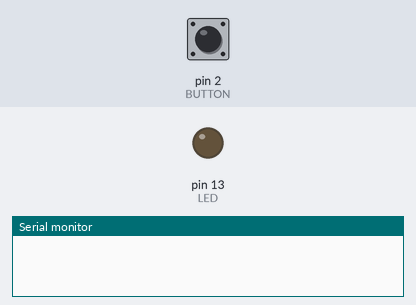
The sketch below on a simulated Arduino Uno, built with avr-gcc and run on an emulated ATmega328P. On the bench: output pins drawn as LEDs (lit = HIGH), the last lines printed to the serial monitor. Inputs (shaded band) come from the test bench; at power-on: pin 2 (BUTTON) LOW.

Above: at 1.2 s.
1.3 s: pin 2 (BUTTON) pulled HIGH for 0.15 s
At 2.0 s:
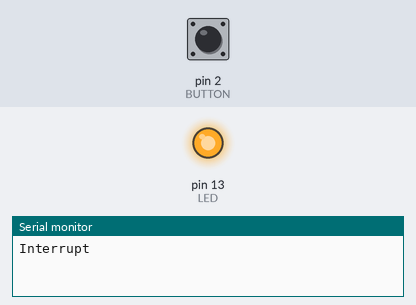
2.9 s: pin 2 (BUTTON) pulled HIGH for 1 s
At 3.2 s:
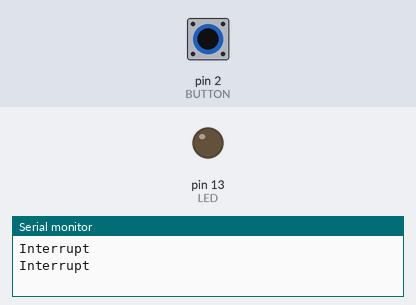
5.4 s: pin 2 (BUTTON) pulled HIGH for 3.2 s
At 6.3 s:
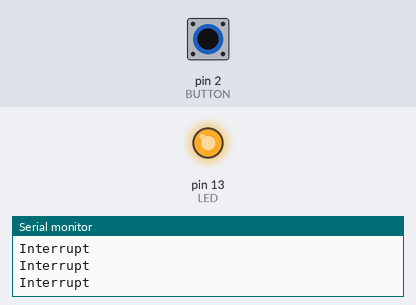
Timing chart, 0 to 8.4 s (numbered marks = the images above; inputs shaded):
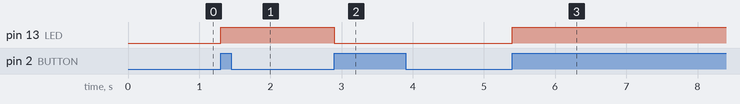

Measured:
- after the input at 1.3 s, pin 13 (LED): LOW → HIGH at once
- after the input at 2.9 s, pin 13 (LED): HIGH → LOW at once
- after the input at 5.4 s, pin 13 (LED): LOW → HIGH at once

The sketch:

POC-Button.ino
```cpp
const int LED = 13;
const int BUTTON = 2;

bool StatusLed = false;
void setup() {
  Serial.begin(9600);
  pinMode(LED, OUTPUT);

  pinMode(BUTTON, INPUT);

  attachInterrupt(digitalPinToInterrupt(BUTTON),buttonPress,RISING);
}
void loop() {
 digitalWrite(LED, StatusLed);
}

void buttonPress(){
  Serial.println("Interrupt");
  StatusLed = !StatusLed;
}
```
